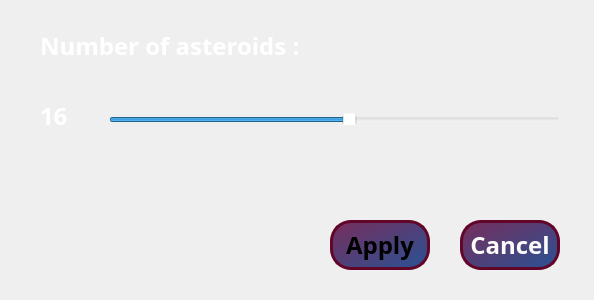
<?xml version="1.0" encoding="UTF-8"?>
<ui version="4.0">
 <class>SettingsDialog</class>
 <widget class="QDialog" name="SettingsDialog">
  <property name="geometry">
   <rect>
    <x>0</x>
    <y>0</y>
    <width>594</width>
    <height>300</height>
   </rect>
  </property>
  <property name="windowTitle">
   <string>Settings</string>
  </property>
  <property name="styleSheet">
   <string notr="true">background-image: url(:/background2.png);</string>
  </property>
  <widget class="QSlider" name="horizontalSlider">
   <property name="geometry">
    <rect>
     <x>109</x>
     <y>100</y>
     <width>451</width>
     <height>31</height>
    </rect>
   </property>
   <property name="autoFillBackground">
    <bool>false</bool>
   </property>
   <property name="styleSheet">
    <string notr="true">background: rgba(255, 255, 255, 0);


</string>
   </property>
   <property name="maximum">
    <number>30</number>
   </property>
   <property name="value">
    <number>16</number>
   </property>
   <property name="orientation">
    <enum>Qt::Horizontal</enum>
   </property>
   <property name="tickPosition">
    <enum>QSlider::TicksAbove</enum>
   </property>
  </widget>
  <widget class="QLabel" name="valueLabel">
   <property name="geometry">
    <rect>
     <x>40</x>
     <y>100</y>
     <width>61</width>
     <height>31</height>
    </rect>
   </property>
   <property name="font">
    <font>
     <family>Agency FB</family>
     <pointsize>18</pointsize>
     <bold>true</bold>
    </font>
   </property>
   <property name="styleSheet">
    <string notr="true">background: rgba(255, 255, 255, 0);
color: rgb(255, 255, 255);</string>
   </property>
   <property name="text">
    <string>16</string>
   </property>
  </widget>
  <widget class="QPushButton" name="cancelButton">
   <property name="geometry">
    <rect>
     <x>460</x>
     <y>220</y>
     <width>100</width>
     <height>50</height>
    </rect>
   </property>
   <property name="font">
    <font>
     <family>Agency FB</family>
     <pointsize>18</pointsize>
     <bold>true</bold>
    </font>
   </property>
   <property name="styleSheet">
    <string notr="true">color: rgb(251, 251, 249);
background: qlineargradient(spread:pad, x1:0, y1:0, x2:1, y2:1, stop:0 rgba(120, 46, 92, 255), stop:1 rgba(41, 82, 148, 255));
border: 3px solid rgb(97, 6, 41);
border-radius:21px;</string>
   </property>
   <property name="text">
    <string>Cancel</string>
   </property>
  </widget>
  <widget class="QPushButton" name="applyButton">
   <property name="geometry">
    <rect>
     <x>330</x>
     <y>220</y>
     <width>100</width>
     <height>50</height>
    </rect>
   </property>
   <property name="palette">
    <palette>
     <active>
      <colorrole role="Button">
       <brush brushstyle="LinearGradientPattern">
        <gradient startx="0.000000000000000" starty="0.000000000000000" endx="1.000000000000000" endy="1.000000000000000" type="LinearGradient" spread="PadSpread" coordinatemode="ObjectBoundingMode">
         <gradientstop position="0.000000000000000">
          <color alpha="255">
           <red>120</red>
           <green>46</green>
           <blue>92</blue>
          </color>
         </gradientstop>
         <gradientstop position="1.000000000000000">
          <color alpha="255">
           <red>41</red>
           <green>82</green>
           <blue>148</blue>
          </color>
         </gradientstop>
        </gradient>
       </brush>
      </colorrole>
      <colorrole role="ButtonText">
       <brush brushstyle="SolidPattern">
        <color alpha="255">
         <red>251</red>
         <green>251</green>
         <blue>249</blue>
        </color>
       </brush>
      </colorrole>
      <colorrole role="Base">
       <brush brushstyle="LinearGradientPattern">
        <gradient startx="0.000000000000000" starty="0.000000000000000" endx="1.000000000000000" endy="1.000000000000000" type="LinearGradient" spread="PadSpread" coordinatemode="ObjectBoundingMode">
         <gradientstop position="0.000000000000000">
          <color alpha="255">
           <red>120</red>
           <green>46</green>
           <blue>92</blue>
          </color>
         </gradientstop>
         <gradientstop position="1.000000000000000">
          <color alpha="255">
           <red>41</red>
           <green>82</green>
           <blue>148</blue>
          </color>
         </gradientstop>
        </gradient>
       </brush>
      </colorrole>
      <colorrole role="Window">
       <brush brushstyle="LinearGradientPattern">
        <gradient startx="0.000000000000000" starty="0.000000000000000" endx="1.000000000000000" endy="1.000000000000000" type="LinearGradient" spread="PadSpread" coordinatemode="ObjectBoundingMode">
         <gradientstop position="0.000000000000000">
          <color alpha="255">
           <red>120</red>
           <green>46</green>
           <blue>92</blue>
          </color>
         </gradientstop>
         <gradientstop position="1.000000000000000">
          <color alpha="255">
           <red>41</red>
           <green>82</green>
           <blue>148</blue>
          </color>
         </gradientstop>
        </gradient>
       </brush>
      </colorrole>
     </active>
     <inactive>
      <colorrole role="Button">
       <brush brushstyle="LinearGradientPattern">
        <gradient startx="0.000000000000000" starty="0.000000000000000" endx="1.000000000000000" endy="1.000000000000000" type="LinearGradient" spread="PadSpread" coordinatemode="ObjectBoundingMode">
         <gradientstop position="0.000000000000000">
          <color alpha="255">
           <red>120</red>
           <green>46</green>
           <blue>92</blue>
          </color>
         </gradientstop>
         <gradientstop position="1.000000000000000">
          <color alpha="255">
           <red>41</red>
           <green>82</green>
           <blue>148</blue>
          </color>
         </gradientstop>
        </gradient>
       </brush>
      </colorrole>
      <colorrole role="ButtonText">
       <brush brushstyle="SolidPattern">
        <color alpha="255">
         <red>0</red>
         <green>0</green>
         <blue>0</blue>
        </color>
       </brush>
      </colorrole>
      <colorrole role="Base">
       <brush brushstyle="LinearGradientPattern">
        <gradient startx="0.000000000000000" starty="0.000000000000000" endx="1.000000000000000" endy="1.000000000000000" type="LinearGradient" spread="PadSpread" coordinatemode="ObjectBoundingMode">
         <gradientstop position="0.000000000000000">
          <color alpha="255">
           <red>120</red>
           <green>46</green>
           <blue>92</blue>
          </color>
         </gradientstop>
         <gradientstop position="1.000000000000000">
          <color alpha="255">
           <red>41</red>
           <green>82</green>
           <blue>148</blue>
          </color>
         </gradientstop>
        </gradient>
       </brush>
      </colorrole>
      <colorrole role="Window">
       <brush brushstyle="LinearGradientPattern">
        <gradient startx="0.000000000000000" starty="0.000000000000000" endx="1.000000000000000" endy="1.000000000000000" type="LinearGradient" spread="PadSpread" coordinatemode="ObjectBoundingMode">
         <gradientstop position="0.000000000000000">
          <color alpha="255">
           <red>120</red>
           <green>46</green>
           <blue>92</blue>
          </color>
         </gradientstop>
         <gradientstop position="1.000000000000000">
          <color alpha="255">
           <red>41</red>
           <green>82</green>
           <blue>148</blue>
          </color>
         </gradientstop>
        </gradient>
       </brush>
      </colorrole>
     </inactive>
     <disabled>
      <colorrole role="Button">
       <brush brushstyle="LinearGradientPattern">
        <gradient startx="0.000000000000000" starty="0.000000000000000" endx="1.000000000000000" endy="1.000000000000000" type="LinearGradient" spread="PadSpread" coordinatemode="ObjectBoundingMode">
         <gradientstop position="0.000000000000000">
          <color alpha="255">
           <red>120</red>
           <green>46</green>
           <blue>92</blue>
          </color>
         </gradientstop>
         <gradientstop position="1.000000000000000">
          <color alpha="255">
           <red>41</red>
           <green>82</green>
           <blue>148</blue>
          </color>
         </gradientstop>
        </gradient>
       </brush>
      </colorrole>
      <colorrole role="ButtonText">
       <brush brushstyle="SolidPattern">
        <color alpha="85">
         <red>0</red>
         <green>0</green>
         <blue>0</blue>
        </color>
       </brush>
      </colorrole>
      <colorrole role="Base">
       <brush brushstyle="LinearGradientPattern">
        <gradient startx="0.000000000000000" starty="0.000000000000000" endx="1.000000000000000" endy="1.000000000000000" type="LinearGradient" spread="PadSpread" coordinatemode="ObjectBoundingMode">
         <gradientstop position="0.000000000000000">
          <color alpha="255">
           <red>120</red>
           <green>46</green>
           <blue>92</blue>
          </color>
         </gradientstop>
         <gradientstop position="1.000000000000000">
          <color alpha="255">
           <red>41</red>
           <green>82</green>
           <blue>148</blue>
          </color>
         </gradientstop>
        </gradient>
       </brush>
      </colorrole>
      <colorrole role="Window">
       <brush brushstyle="LinearGradientPattern">
        <gradient startx="0.000000000000000" starty="0.000000000000000" endx="1.000000000000000" endy="1.000000000000000" type="LinearGradient" spread="PadSpread" coordinatemode="ObjectBoundingMode">
         <gradientstop position="0.000000000000000">
          <color alpha="255">
           <red>120</red>
           <green>46</green>
           <blue>92</blue>
          </color>
         </gradientstop>
         <gradientstop position="1.000000000000000">
          <color alpha="255">
           <red>41</red>
           <green>82</green>
           <blue>148</blue>
          </color>
         </gradientstop>
        </gradient>
       </brush>
      </colorrole>
     </disabled>
    </palette>
   </property>
   <property name="font">
    <font>
     <family>Agency FB</family>
     <pointsize>18</pointsize>
     <bold>true</bold>
    </font>
   </property>
   <property name="styleSheet">
    <string notr="true">QPushButton {
	background: qlineargradient(spread:pad, x1:0, y1:0, x2:1, y2:1, stop:0 rgba(120, 46, 92, 255), stop:1 rgba(41, 82, 148, 255));
	border: 3px solid rgb(97, 6, 41);
	border-radius:21px;
}

QPushButton: disabled {
    background: qlineargradient(spread:pad, x1:0, y1:0, x2:1, y2:1, stop:0 rgba(0, 0, 0, 255), stop:1 rgba(255, 255, 255, 255));
	border-style: solid;
	border-radius:21px;
}


</string>
   </property>
   <property name="text">
    <string>Apply</string>
   </property>
   <property name="checkable">
    <bool>false</bool>
   </property>
   <property name="autoDefault">
    <bool>true</bool>
   </property>
  </widget>
  <widget class="QLabel" name="label">
   <property name="geometry">
    <rect>
     <x>40</x>
     <y>30</y>
     <width>281</width>
     <height>31</height>
    </rect>
   </property>
   <property name="font">
    <font>
     <family>Agency FB</family>
     <pointsize>18</pointsize>
     <bold>true</bold>
    </font>
   </property>
   <property name="styleSheet">
    <string notr="true">color: rgb(255, 255, 255);
background: rgba(255, 255, 255, 0)</string>
   </property>
   <property name="text">
    <string>Number of asteroids : </string>
   </property>
  </widget>
 </widget>
 <resources/>
 <connections/>
</ui>
